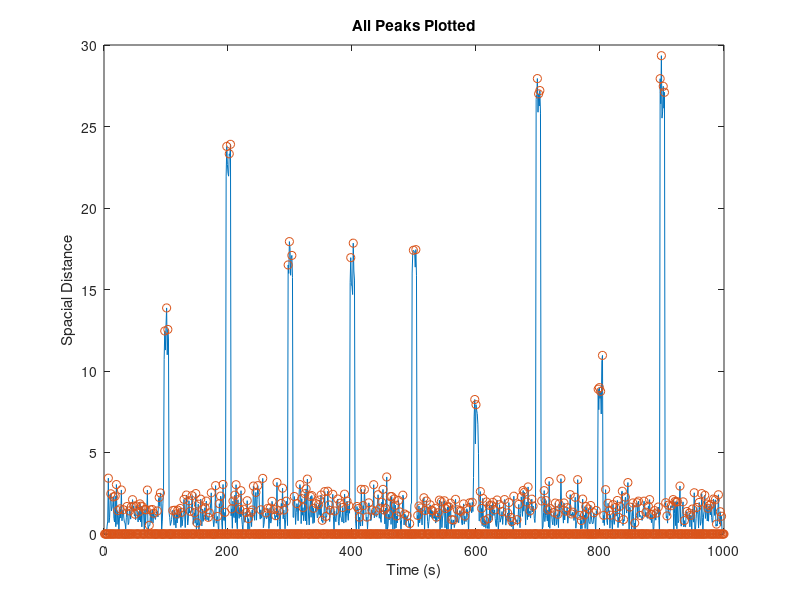
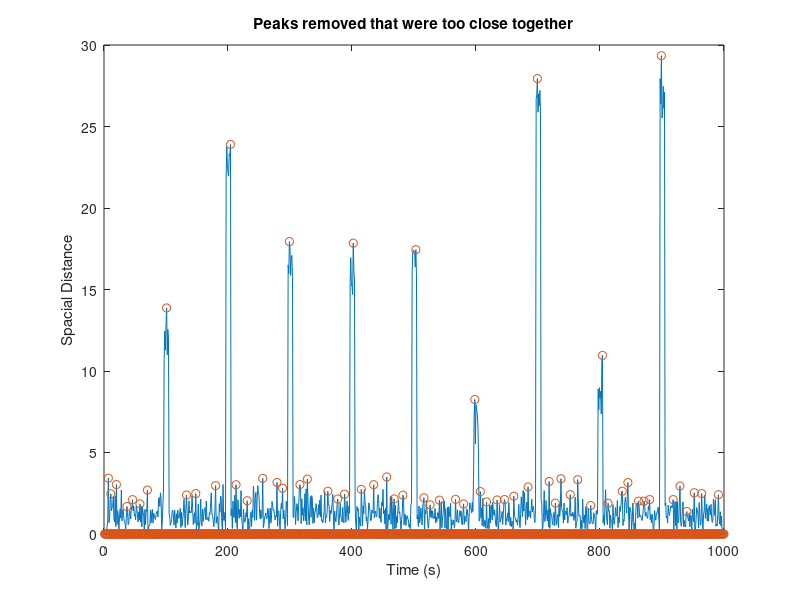
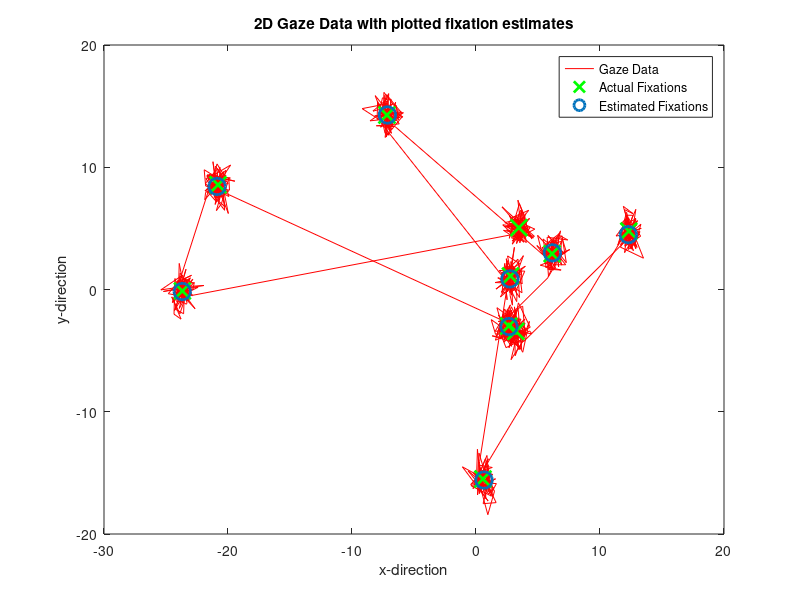
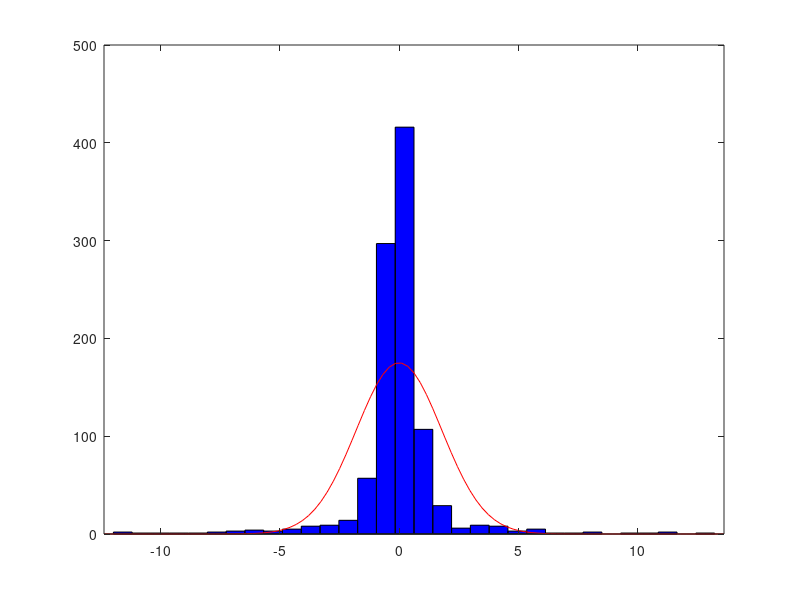

These figures' MATLAB source, in order:
% This code demonstrates the Offline Fixation Filter.
% Based on Pontus Olsson paper (2007).
% Created by Jack Schultz, March 27th 2020

clear; clc; close all

% Signal mean changes
% changeX = [0 10 10 -10   0  10 -10  0 -10 0]';
% changeY = [0  0 10  10 -10 -10   0 10 -10 0]';

changeX = 10*randn(10,1);
changeY = 10*randn(10,1);
n = length(changeX);

% Time vector
fs = 100;
t = (1/fs:1/fs:n)';

% Initialize signal means
mux = inf;
muy = inf;

for i = 1:1:n
    if mux == inf
        mux = changeX(i)*ones(length(t)/n,1);
    else
        mux = [mux; changeX(i)*ones(length(t)/n,1)];
    end
end

for i = 1:1:n
    if muy == inf
        muy = changeY(i)*ones(length(t)/n,1);
    else
        muy = [muy; changeY(i)*ones(length(t)/n,1)];
    end
end

% Create signal with noise
sigmaX = .55;
sigmaY = .9;
x = mux + sigmaX*randn(length(t),1);
y = muy + sigmaY*randn(length(t),1);

% figure
% plot(t, x)
% hold on
% plot(t, mux)
% xlabel('Time (s)')
% ylabel('X-direction')
% 
% figure
% plot(t, y)
% hold on
% plot(t, muy)
% xlabel('Time (s)')
% ylabel('Y-direction')
% 
% figure
% plot(mux, muy, 'o')
% hold on
% plot(x, y)
% axis([-15 15 -15 15])
% xlabel('X-direction')
% ylabel('Y-direction')

%% Fixation Filter Algorithm

% Step 1: Interpolate missing data

    % Will need this for actual gaze data
    % If data is missing (blink, marker invisible, etc), set it 
    % equal to the last known data point available. In our case, if
    % the data is missing, it is set to zero.

    % pseudo code for this step -->

    %     for n = 1:1:length(t)
    %         if x(n) == 0
    %             last_known_position = x(n);
    %         else
    %             x(n) = last_known_position;
    %         end
    %         
    %         if y(n) == 0
    %             last_known_position = y(n);
    %         else
    %             y(n) = last_known_position;
    %         end
    %     end

% Step 2: Calculate the difference vector
r = 4;
d = zeros(length(t),1);

for n = r+1:1:length(t)-r
    mubx = 0;       % x mean before
    muby = 0;       % y mean before
    muax = 0;       % x mean after
    muay = 0;       % y mean after
    
    for i = 1:1:r
        mubx = mubx+x(n-r)/r;
        muby = muby+y(n-r)/r;
        muax = muax+x(n+r)/r;
        muay = muay+y(n+r)/r;
    end
    d(n,1) = sqrt((muax - mubx)^2 + (muay - muby)^2);
end

% Step 3: Find peaks in the difference vector
peak = zeros(length(t),1);

for n = 2:1:length(t)-1
    if d(n,1) > d(n-1,1) && d(n,1) > d(n+1)
        peak(n,1) = d(n,1);
    end
end

figure
plot(d)
hold on
plot(peak, 'o')
title('All Peaks Plotted')
xlabel('Time (s)')
ylabel('Spacial Distance')

% Step 4: Remove peaks that are too close to each other in time domain
r = 8; % not sure if this r value needs to stay the same or not
for n = r+1:1:length(t)-r
    if peak(n,1) ~= 0
        for i = n-r:1:n-1
            if peak(i,1) < peak(n,1)
                peak(i,1) = 0;
            end
        end
        for ii = n+1:1:n+r
            if peak(ii,1) < peak(n,1)
                peak(ii,1) = 0;
            end
        end
    end
end

figure
plot(d)
hold on
plot(peak, 'o')
title('Peaks removed that were too close together')
xlabel('Time (s)')
ylabel('Spacial Distance')

% Step 5: Create a list with peak indices
threshold = 5; % This should be based on typical saccade amplitude I think
peakIndices = 0;

for n = 1:1:length(t)
    if peak(n,1) >= threshold
        if peakIndices == 0
            peakIndices = n;
        else
            peakIndices = [peakIndices; n];
        end
    end
end

% Step 6: Estimate the spatial positions of the fixations
shortestDistance = 0;
radius = 2;
while shortestDistance < radius
    fixationsX = 0;
    fixationsY = 0;
    for n = 2:1:length(peakIndices)
        if fixationsX(1,1) == 0
            fixationsX = median(x(peakIndices(n-1):peakIndices(n),1));
        else
            fixationsX = [fixationsX; median(x(peakIndices(n-1):peakIndices(n),1))];
        end
        
         if fixationsY(1,1) == 0
            fixationsY = median(y(peakIndices(n-1):peakIndices(n),1));
        else
            fixationsY = [fixationsY; median(y(peakIndices(n-1):peakIndices(n),1))];
        end
    end
    
    fixations = [fixationsX, fixationsY];
    
    shortestDistance = inf;
    
    for n = 2:1:length(fixationsX)
        distance = norm(fixations(n,:) - fixations(n-1,:));
        if distance < shortestDistance
            shortestDistance = distance;
            index = n;
        end
    end
    
    if shortestDistance < radius
        peakIndices(index) = [];
    end
end

figure
plot(x,y,'r')
hold on
plot(changeX,changeY,'gx','MarkerSize',12,'LineWidth',2)
plot(fixations(:,1),fixations(:,2),'o','MarkerSize',12,'LineWidth',2)
title('2D Gaze Data with plotted fixation estimates')
xlabel('x-direction')
ylabel('y-direction')
legend('Gaze Data','Actual Fixations','Estimated Fixations')


%% Filter data

% This code high pass filters the data

fn = fs/2;
fc = 2.5;

[z,p] = butter(2,fc/fn,'high');
x_f = filtfilt(z,p,x);
y_f = filtfilt(z,p,y);

figure
norm = histfit(x_f);
[muHat, sigmaHat] = normfit(x_f);
% % Plot bounds at +- 3 * sigma.
% lowBound = muHat - 3 * sigmaHat;
% highBound = muHat + 3 * sigmaHat;
% yl = ylim;
% line([lowBound, lowBound], yl, 'Color', [0, .6, 0], 'LineWidth', 3);
% line([highBound, highBound], yl, 'Color', [0, .6, 0], 'LineWidth', 3);
% line([muHat, muHat], yl, 'Color', [0, .6, 0], 'LineWidth', 3);
% grid on;
% 
% figure
% subplot(1,2,1)
% histogram(x)
% 
% subplot(1,2,2)
% histogram(y)